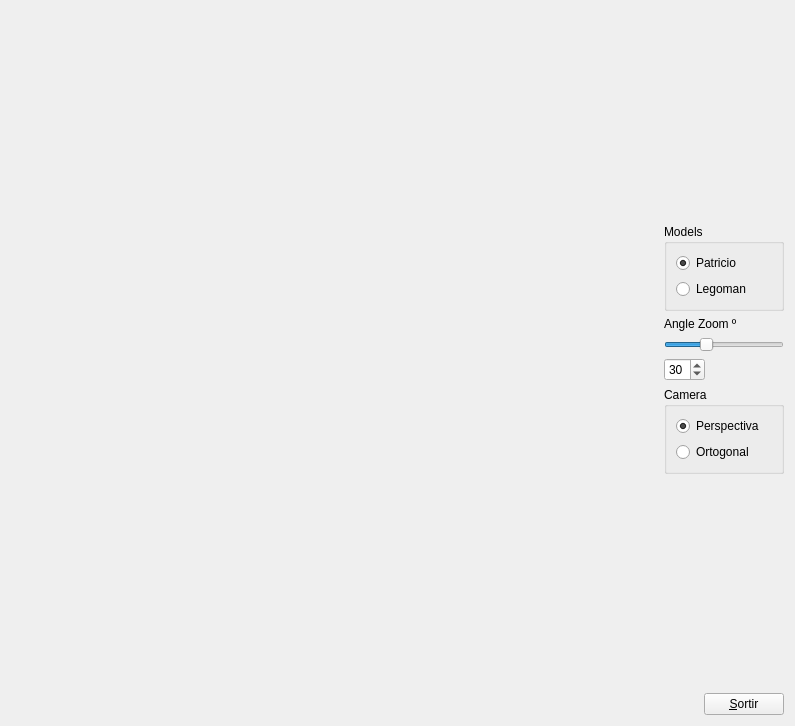
<?xml version="1.0" encoding="UTF-8"?>
<ui version="4.0">
 <class>MyForm</class>
 <widget class="QWidget" name="MyForm">
  <property name="geometry">
   <rect>
    <x>0</x>
    <y>0</y>
    <width>795</width>
    <height>726</height>
   </rect>
  </property>
  <property name="windowTitle">
   <string>Form</string>
  </property>
  <layout class="QHBoxLayout" name="horizontalLayout_2">
   <item>
    <widget class="MyGLWidget" name="widget" native="true">
     <property name="sizePolicy">
      <sizepolicy hsizetype="Expanding" vsizetype="Expanding">
       <horstretch>0</horstretch>
       <verstretch>0</verstretch>
      </sizepolicy>
     </property>
    </widget>
   </item>
   <item>
    <layout class="QVBoxLayout" name="verticalLayout_4">
     <item>
      <spacer name="verticalSpacer_2">
       <property name="orientation">
        <enum>Qt::Vertical</enum>
       </property>
       <property name="sizeHint" stdset="0">
        <size>
         <width>20</width>
         <height>40</height>
        </size>
       </property>
      </spacer>
     </item>
     <item>
      <widget class="QGroupBox" name="groupBox">
       <property name="title">
        <string>Models</string>
       </property>
       <layout class="QVBoxLayout" name="verticalLayout">
        <item>
         <widget class="QRadioButton" name="radioButton">
          <property name="text">
           <string>Patricio</string>
          </property>
          <property name="checked">
           <bool>true</bool>
          </property>
         </widget>
        </item>
        <item>
         <widget class="QRadioButton" name="radioButton_2">
          <property name="text">
           <string>Legoman</string>
          </property>
         </widget>
        </item>
       </layout>
      </widget>
     </item>
     <item>
      <layout class="QVBoxLayout" name="verticalLayout_2">
       <item>
        <widget class="QLabel" name="label">
         <property name="text">
          <string>Angle Zoom º</string>
         </property>
        </widget>
       </item>
       <item>
        <widget class="QSlider" name="horizontalSlider">
         <property name="sizePolicy">
          <sizepolicy hsizetype="Preferred" vsizetype="Fixed">
           <horstretch>0</horstretch>
           <verstretch>0</verstretch>
          </sizepolicy>
         </property>
         <property name="minimum">
          <number>15</number>
         </property>
         <property name="maximum">
          <number>60</number>
         </property>
         <property name="sliderPosition">
          <number>30</number>
         </property>
         <property name="orientation">
          <enum>Qt::Horizontal</enum>
         </property>
        </widget>
       </item>
       <item>
        <widget class="QSpinBox" name="spinBox">
         <property name="sizePolicy">
          <sizepolicy hsizetype="Fixed" vsizetype="Fixed">
           <horstretch>0</horstretch>
           <verstretch>0</verstretch>
          </sizepolicy>
         </property>
         <property name="minimum">
          <number>15</number>
         </property>
         <property name="maximum">
          <number>90</number>
         </property>
         <property name="value">
          <number>30</number>
         </property>
        </widget>
       </item>
      </layout>
     </item>
     <item>
      <widget class="QGroupBox" name="groupBox_2">
       <property name="title">
        <string>Camera</string>
       </property>
       <layout class="QVBoxLayout" name="verticalLayout_3">
        <item>
         <widget class="QRadioButton" name="radioButton_3">
          <property name="text">
           <string>Perspectiva</string>
          </property>
          <property name="checked">
           <bool>true</bool>
          </property>
         </widget>
        </item>
        <item>
         <widget class="QRadioButton" name="radioButton_4">
          <property name="text">
           <string>Ortogonal</string>
          </property>
         </widget>
        </item>
       </layout>
      </widget>
     </item>
     <item>
      <spacer name="verticalSpacer">
       <property name="orientation">
        <enum>Qt::Vertical</enum>
       </property>
       <property name="sizeHint" stdset="0">
        <size>
         <width>20</width>
         <height>40</height>
        </size>
       </property>
      </spacer>
     </item>
     <item>
      <layout class="QHBoxLayout" name="horizontalLayout">
       <item>
        <spacer name="horizontalSpacer">
         <property name="orientation">
          <enum>Qt::Horizontal</enum>
         </property>
         <property name="sizeType">
          <enum>QSizePolicy::Preferred</enum>
         </property>
         <property name="sizeHint" stdset="0">
          <size>
           <width>40</width>
           <height>20</height>
          </size>
         </property>
        </spacer>
       </item>
       <item>
        <widget class="QPushButton" name="pushButton">
         <property name="sizePolicy">
          <sizepolicy hsizetype="Fixed" vsizetype="Fixed">
           <horstretch>0</horstretch>
           <verstretch>0</verstretch>
          </sizepolicy>
         </property>
         <property name="text">
          <string>&amp;Sortir</string>
         </property>
        </widget>
       </item>
      </layout>
     </item>
    </layout>
   </item>
  </layout>
 </widget>
 <customwidgets>
  <customwidget>
   <class>MyGLWidget</class>
   <extends>QWidget</extends>
   <header location="global">MyGLWidget.h</header>
   <container>1</container>
   <slots>
    <slot>repValor(int)</slot>
    <slot>carregaModelPatricio(bool)</slot>
    <slot>carregaModelLegoman(bool)</slot>
    <slot>cameraPerspect(bool)</slot>
    <slot>cameraOrtog(bool)</slot>
    <slot>canviaAnglePhi(int)</slot>
    <slot>canviaAngleTheta(int)</slot>
    <slot>repAngleZoom(int)</slot>
    <slot>repModelPatr(bool)</slot>
    <slot>repModelLego(bool)</slot>
    <slot>repCameraPersp(bool)</slot>
    <slot>repCameraOrt(bool)</slot>
   </slots>
  </customwidget>
 </customwidgets>
 <resources/>
 <connections>
  <connection>
   <sender>pushButton</sender>
   <signal>clicked()</signal>
   <receiver>MyForm</receiver>
   <slot>close()</slot>
   <hints>
    <hint type="sourcelabel">
     <x>783</x>
     <y>714</y>
    </hint>
    <hint type="destinationlabel">
     <x>839</x>
     <y>529</y>
    </hint>
   </hints>
  </connection>
  <connection>
   <sender>horizontalSlider</sender>
   <signal>sliderMoved(int)</signal>
   <receiver>spinBox</receiver>
   <slot>setValue(int)</slot>
   <hints>
    <hint type="sourcelabel">
     <x>783</x>
     <y>349</y>
    </hint>
    <hint type="destinationlabel">
     <x>705</x>
     <y>381</y>
    </hint>
   </hints>
  </connection>
  <connection>
   <sender>spinBox</sender>
   <signal>valueChanged(int)</signal>
   <receiver>horizontalSlider</receiver>
   <slot>setValue(int)</slot>
   <hints>
    <hint type="sourcelabel">
     <x>705</x>
     <y>381</y>
    </hint>
    <hint type="destinationlabel">
     <x>783</x>
     <y>349</y>
    </hint>
   </hints>
  </connection>
  <connection>
   <sender>horizontalSlider</sender>
   <signal>sliderMoved(int)</signal>
   <receiver>widget</receiver>
   <slot>repAngleZoom(int)</slot>
   <hints>
    <hint type="sourcelabel">
     <x>783</x>
     <y>349</y>
    </hint>
    <hint type="destinationlabel">
     <x>625</x>
     <y>233</y>
    </hint>
   </hints>
  </connection>
  <connection>
   <sender>spinBox</sender>
   <signal>valueChanged(int)</signal>
   <receiver>widget</receiver>
   <slot>repAngleZoom(int)</slot>
   <hints>
    <hint type="sourcelabel">
     <x>705</x>
     <y>381</y>
    </hint>
    <hint type="destinationlabel">
     <x>634</x>
     <y>358</y>
    </hint>
   </hints>
  </connection>
  <connection>
   <sender>radioButton</sender>
   <signal>clicked(bool)</signal>
   <receiver>widget</receiver>
   <slot>repModelPatr(bool)</slot>
   <hints>
    <hint type="sourcelabel">
     <x>772</x>
     <y>263</y>
    </hint>
    <hint type="destinationlabel">
     <x>540</x>
     <y>102</y>
    </hint>
   </hints>
  </connection>
  <connection>
   <sender>radioButton_2</sender>
   <signal>clicked(bool)</signal>
   <receiver>widget</receiver>
   <slot>repModelLego(bool)</slot>
   <hints>
    <hint type="sourcelabel">
     <x>772</x>
     <y>292</y>
    </hint>
    <hint type="destinationlabel">
     <x>617</x>
     <y>140</y>
    </hint>
   </hints>
  </connection>
  <connection>
   <sender>radioButton_3</sender>
   <signal>clicked(bool)</signal>
   <receiver>widget</receiver>
   <slot>repCameraPersp(bool)</slot>
   <hints>
    <hint type="sourcelabel">
     <x>690</x>
     <y>441</y>
    </hint>
    <hint type="destinationlabel">
     <x>606</x>
     <y>446</y>
    </hint>
   </hints>
  </connection>
  <connection>
   <sender>radioButton_4</sender>
   <signal>clicked(bool)</signal>
   <receiver>widget</receiver>
   <slot>repCameraOrt(bool)</slot>
   <hints>
    <hint type="sourcelabel">
     <x>715</x>
     <y>465</y>
    </hint>
    <hint type="destinationlabel">
     <x>614</x>
     <y>482</y>
    </hint>
   </hints>
  </connection>
 </connections>
</ui>
